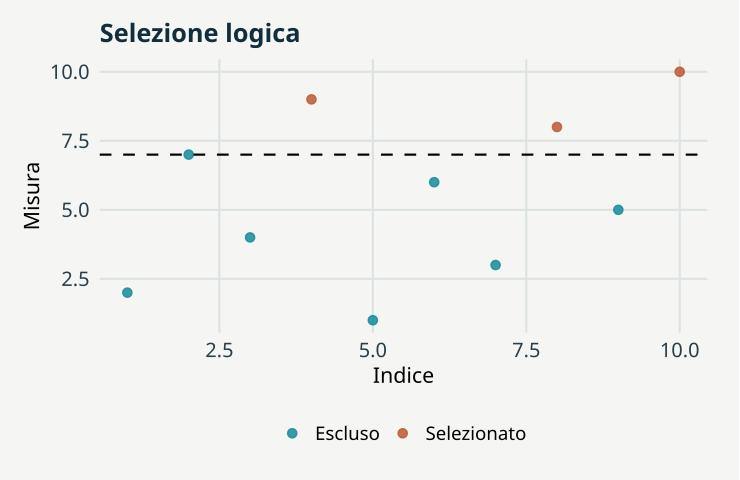

Write the R code that produced this figure.
# GeoStat Lab — funzioni comuni. R >= 4.3; ggplot2 >= 3.4; jsonlite.
suppressPackageStartupMessages(library(ggplot2))
col_geo <- c('#168B9C','#BC5B35','#7054A4','#A17B19','#227864','#64748B')
theme_set(theme_minimal(base_size=17, base_family='sans') + theme(
  plot.background=element_rect(fill='#F5F6F3',colour=NA),
  panel.background=element_rect(fill='#F5F6F3',colour=NA),
  panel.grid.minor=element_blank(),panel.grid.major=element_line(colour='#DCE3E2'),
  plot.title=element_text(size=19,face='bold',colour='#122D3B'),
  plot.subtitle=element_text(size=13,colour='#405560',margin=margin(b=12)),
  axis.text=element_text(size=15,colour='#273E4A'),axis.title=element_text(size=16),
  legend.position='bottom',legend.title=element_blank(),legend.text=element_text(size=14),
  strip.text=element_text(size=15,face='bold'),plot.margin=margin(18,24,18,18)))
metric <- function(...) data.frame(grandezza=names(c(...)),valore=as.character(c(...)),check.names=FALSE)
f <- function(x,d=3) {out<-formatC(x,digits=d,format='fg');out[!is.finite(x)]<-'Non definito';out}
line_plot <- function(d,x='x',y='y',title='',xl=x,yl=y,group=NULL) {
 p<-ggplot(d,aes(x=.data[[x]],y=.data[[y]]))
 if(is.null(group)) p<-p+geom_line(colour=col_geo[1],linewidth=1.05) else p<-p+aes(colour=.data[[group]],group=.data[[group]])+geom_line(linewidth=1)+scale_colour_manual(values=col_geo)
 p+labs(title=title,x=xl,y=yl)
}
point_plot <- function(d,x='x',y='y',title='',xl=x,yl=y,group=NULL) {
 p<-ggplot(d,aes(x=.data[[x]],y=.data[[y]]))
 if(is.null(group))p<-p+geom_point(colour=col_geo[1],size=2.5,alpha=.8) else p<-p+aes(colour=.data[[group]])+geom_point(size=2.7,alpha=.85)+scale_colour_manual(values=col_geo)
 p+labs(title=title,x=xl,y=yl)
}
hist_plot<-function(x,title='',xl='Valore',bins=20)ggplot(data.frame(x=x),aes(x))+geom_histogram(bins=bins,fill=col_geo[1],colour='#F5F6F3')+labs(title=title,x=xl,y='Frequenza')
bar_plot<-function(d,x='gruppo',y='valore',title='',yl='Valore')ggplot(d,aes(x=.data[[x]],y=.data[[y]],fill=.data[[x]]))+geom_col(width=.65)+scale_fill_manual(values=rep(col_geo,length.out=length(unique(d[[x]])) ))+guides(fill='none')+labs(title=title,x=NULL,y=yl)
map_plot<-function(d,z='z',title='',xl='Est [km]',yl='Nord [km]')ggplot(d,aes(x,y,fill=.data[[z]]))+geom_raster()+coord_equal()+scale_fill_gradientn(colours=c('#153F56','#298C9C','#B8CDB2','#F1D889','#AD542F'))+labs(title=title,x=xl,y=yl)
acf_data<-function(x,lag=20){a<-acf(x,lag.max=min(lag,length(x)-1),plot=FALSE);data.frame(x=as.vector(a$lag)[-1],y=as.vector(a$acf)[-1])}
# AR(1), distribuzione marginale stazionaria N(0, 1).
ar_series<-function(n,rho){x<-numeric(n);x[1]<-rnorm(1);for(i in 2:n)x[i]<-rho*x[i-1]+sqrt(1-rho^2)*rnorm(1);x}
# Distanze euclidee in unità metriche già dichiarate; nessuna conversione implicita di CRS.
dist_cross<-function(a,b)sqrt(outer(a[,1],b[,1],'-')^2+outer(a[,2],b[,2],'-')^2)
# Predittore IDW: i punti coincidenti ricevono esattamente il valore osservato.
idw<-function(xy,z,new,power=2){dd<-dist_cross(new,xy);apply(dd,1,function(d)if(any(d<1e-10))mean(z[d<1e-10])else weighted.mean(z,d^(-power)))}
# CART didattico binario: divisioni assiali che minimizzano l'impurità di Gini.
cart_fit<-function(x,y,depth=2,minleaf=4){
 node<-list(p=mean(y),n=length(y));if(depth<1||length(unique(y))<2||length(y)<2*minleaf)return(node)
 best<-Inf
 for(j in seq_len(ncol(x))){v<-sort(unique(x[,j])); if(length(v)<2)next
  for(cut in (head(v,-1)+tail(v,-1))/2){left<-x[,j]<=cut;nl<-sum(left);nr<-sum(!left);if(min(nl,nr)<minleaf)next
   score<-nl*mean(y[left])*(1-mean(y[left]))+nr*mean(y[!left])*(1-mean(y[!left]))
   if(score<best){best<-score;node$j<-j;node$cut<-cut;split<-left}
  }
 }
 if(is.finite(best)){node$left<-cart_fit(x[split,,drop=FALSE],y[split],depth-1,minleaf);node$right<-cart_fit(x[!split,,drop=FALSE],y[!split],depth-1,minleaf)};node
}
cart_predict<-function(tree,x)apply(x,1,function(row){t<-tree;while(!is.null(t$j))t<-if(row[t$j]<=t$cut)t$left else t$right;t$p})

p <- list(cut = 7, seed = 17)
set.seed(p$seed)
x <- c(2, 7, 4, 9, 1, 6, 3, 8, 5, 10)

data <- data.frame(x = seq_along(x), y = x, stato = ifelse(x > p$cut, "Selezionato", "Escluso"))

plots <- list(point_plot(data, title = "Selezione logica", xl = "Indice", yl = "Misura", 
    group = "stato") + geom_hline(yintercept = p$cut, linetype = 2))

metrics <- metric(Selezionati = sum(x > p$cut), `Media selezionata` = if (any(x > p$cut)) f(mean(x[x > 
    p$cut])) else "Non definita")
print(metrics,row.names=FALSE)
ggplot2::ggsave('t00-tipi-B.svg',plots[[1]],device=svglite::svglite,width=7.7,height=5.0,bg='#F8F6F1')
